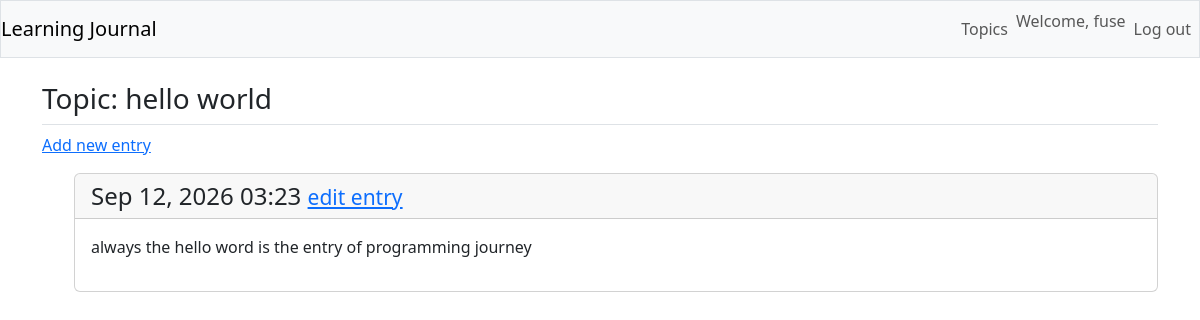
Page /topics/10/ (signed in) on the committed database.
### mypett/models.py (models this page shows, shortened)
class Topic(models.Model):
    text = models.CharField(max_length=200)
    date_added = models.DateTimeField(auto_now_add=True)
    owner = models.ForeignKey(User, on_delete=models.CASCADE)

class Entry(models.Model):
    topic = models.ForeignKey(Topic, on_delete=models.CASCADE)
    text = models.TextField()
    date_added = models.DateTimeField(auto_now_add=True)
    class Meta:
        verbose_name_plural = "entries"

### mypett/views.py (the view)
# urls.py: path("topics/<int:topic_id>/", views.topic, name="topic"),
@login_required
def topic(request, topic_id):
    topic = Topic.objects.get(id=topic_id)
    if topic.owner != request.user:
        raise Http404
    entries = topic.entry_set.order_by("-date_added")
    context = {"topic": topic, "entries": entries}
    return render(request, "mypett/topic.html", context)

### mypett/templates/mypett/topic.html
{% extends "mypett/base.html" %}
{% block page_header %}
<h3>Topic: {{ topic.text }}</h3>
{% endblock page_header %}
{% block content %}
<p>
  <a href="{% url 'mypett:new_entry' topic.id %}">Add new entry</a>
</p>
<ul>
  {% for entry in entries %}
  <div class="card mb-3">
   <h4 class="card-header">
    {{entry.date_added| date:'M d, Y H:i'}}
    <small>
      <a href="{% url 'mypett:edit_entry' entry.id %}">edit entry</a>
    </small>
   </h4>
   <div class="card-body">
     {{ entry.text|linebreaks }}
   </div>
  </div>
   {% empty %}
  <p>There are no entries for this topic yet.</p>
  {% endfor %}
{% endblock content %}

### mypett/templates/mypett/base.html (shortened to what this page needs)
{% load django_bootstrap5 %}
<!DOCTYPE html>
<html lang="en">
  <head>
    {% bootstrap_css %} {% bootstrap_javascript %}
  </head>
  <body>
    <nav class="navbar navbar-expand-md navbar-light bg-light mb-4 border">
      <a class="navbar-brand" href="{% url 'mypett:index' %}">
        Learning Journal
      </a>
      <div class="collapse navbar-collapse" id="navbarCollapse">
        <ul class="navbar-nav ms-auto">
          <li class="nav-item">
            <a class="nav-link" href="{% url 'mypett:topics' %}">Topics</a>
          </li>
        </ul>
        <ul class="navbar-nav ml-auto">
          {% if user.is_authenticated %}
          <li class="nav-item">
            <span class="navbar-text">Welcome, {{user.username}} </span>
          </li>
          <li class="nav-item">
            <form action="{% url 'users:logout' %}" method="post">
              <button class="nav-link btn btn-link" type="submit">
                Log out
              </button>
            </form>
          </li>
          {% endif %}
        </ul>
      </div>
    </nav>
    <main role="main" class="container">
      <div class="pd-2 mb-2 border-bottom">
        {% block page_header %}{% endblock page_header %}
      </div>
      <div>{% block content%} {% endblock content %}</div>
    </main>
  </body>
</html>

### rows in the picture
Topic: text "hello world"
Entry: date_added "Sep 12, 2026 03:23", text "always the hello word is the entry of programming journey"

### other values in the picture
{{ user.username }} "fuse"
